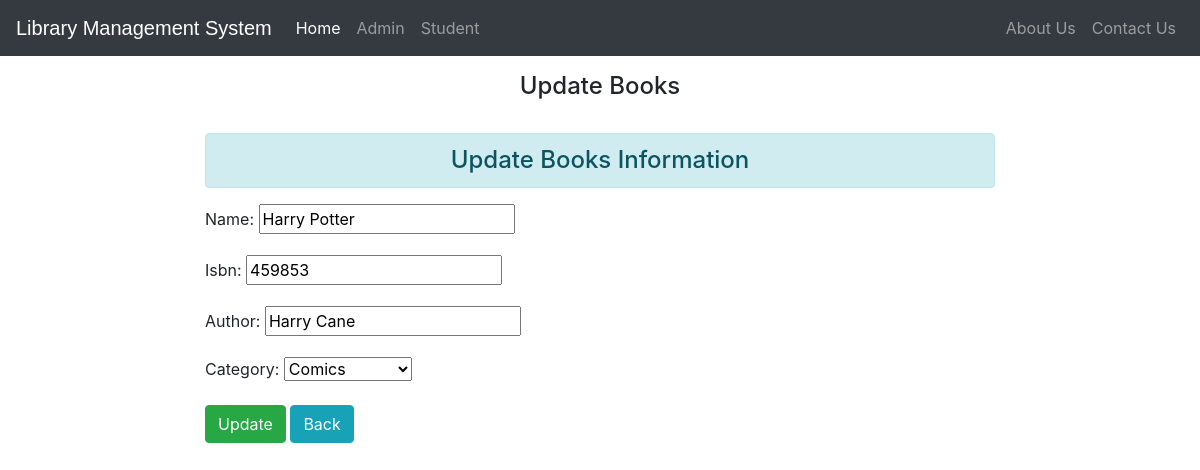
/updatebooks/4/, run on the app's committed database.
### library/models.py (models this page shows, shortened)
class Book(models.Model):
    catchoice = [
        ('education', 'Education'),
        ('entertainment', 'Entertainment'),
        ('comics', 'Comics'),
        ('biography', 'Biographie'),
        ('history', 'History'),
    ]
    name = models.CharField(max_length=30)
    isbn = models.PositiveIntegerField()
    author = models.CharField(max_length=40)
    category = models.CharField(
        max_length=30, choices=catchoice, default='education')

### library/views.py (the view)
# urls.py: path('updatebooks/<int:id>/', views.upd_books, name='updatebook'),
def upd_books(request, id):
    if request.method == 'POST':
        pi = models.Book.objects.get(pk=id)
        fm = forms.BookForm(request.POST, instance=pi)
        if fm.is_valid():
            fm.save()
    else:
        pi = models.Book.objects.get(pk=id)
        fm = forms.BookForm(instance=pi)
    return render(request, 'library/updatebooks.html', {'form': fm})

### library/forms.py
class BookForm(forms.ModelForm):
    class Meta:
        model=models.Book
        fields=['name','isbn','author','category']

### templates/library/updatebooks.html (shortened to what this page needs)
<!DOCTYPE html>
<html lang="en">
<head>
    <link rel="stylesheet" href="https://stackpath.bootstrapcdn.com/bootstrap/4.3.1/css/bootstrap.min.css">
    <link rel="stylesheet" href="https://maxcdn.bootstrapcdn.com/font-awesome/4.7.0/css/font-awesome.min.css">
</head>
<body>
    {% include "library/navbar.html" %}
    <br>
    <br>
    <br>
    <h4 class="text-center"> Update Books</h4>
    <br>
    <div class="row">
        <div class="col-sm-8 offset-2">
            <h4 class="alert alert-info text-center">Update Books Information</h4>
            <form action="" method="post">
                {{form.as_p}}
                <input type="submit" value="Update" class="btn btn-success">
                <a href="/viewbook" class="btn btn-info">Back</a>
            </form>
        </div>
    </div>
</body>
</html>

### data on the page
Book: name "Harry Potter", isbn "459853", author "Harry Cane", category "Comics"
